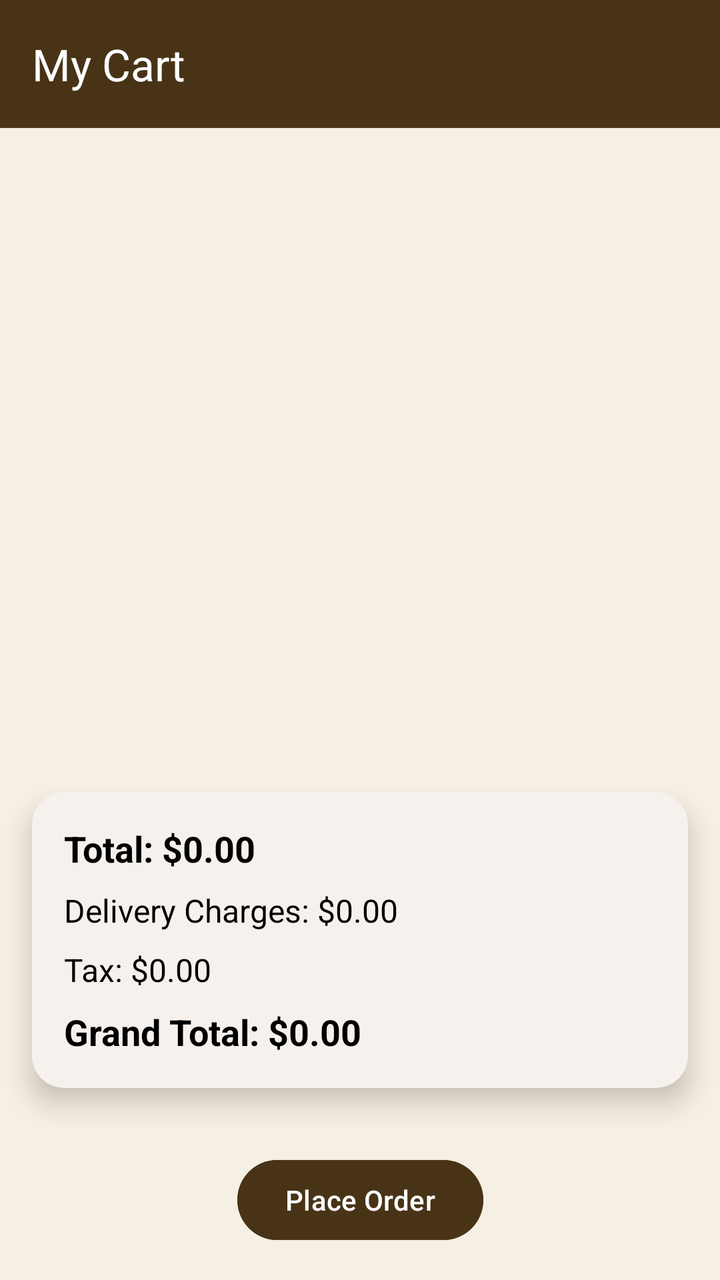
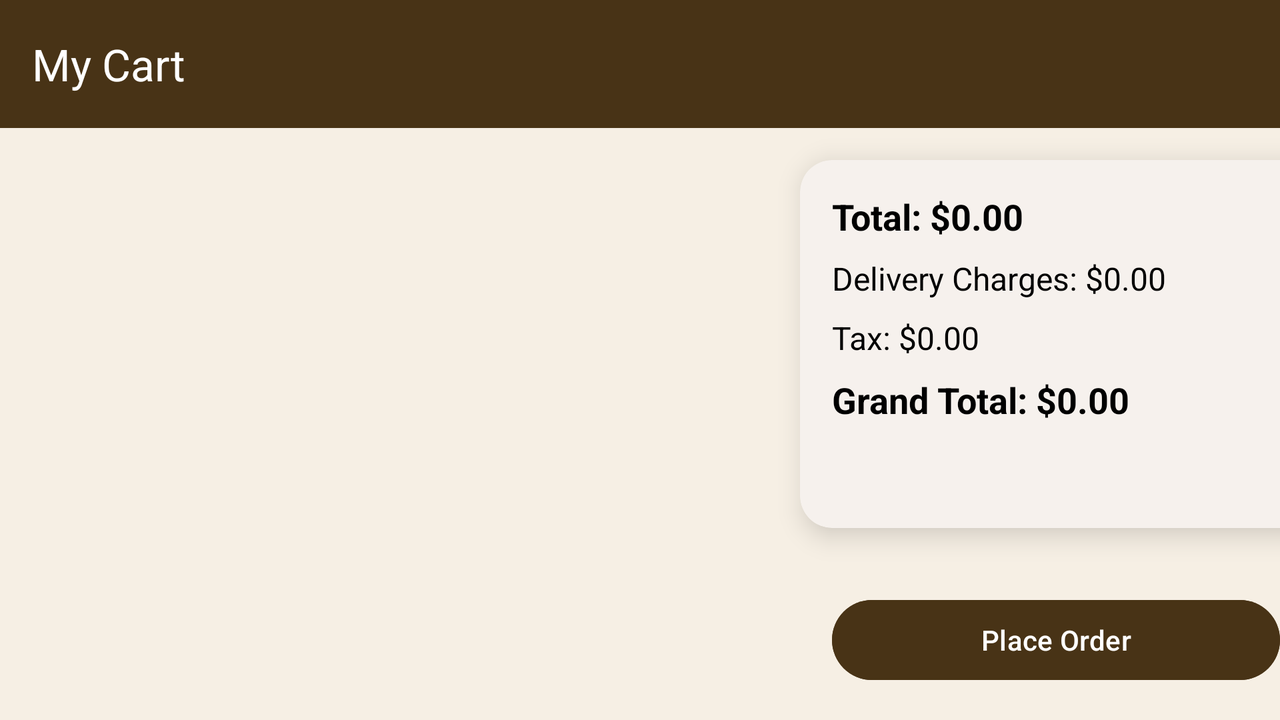

One screen, two layout resources from the same app: the default and the repository's alternative for another configuration. Each is rendered where Android would select it; the XML of both is given below.
<!-- AndroidManifest.xml: application theme Theme.SVCafe -->
<!-- res/layout/activity_cart.xml -->
<?xml version="1.0" encoding="utf-8"?>
<androidx.constraintlayout.widget.ConstraintLayout xmlns:android="http://schemas.android.com/apk/res/android"
    xmlns:app="http://schemas.android.com/apk/res-auto"
    xmlns:tools="http://schemas.android.com/tools"
    android:layout_width="match_parent"
    android:layout_height="match_parent"
    android:background="@color/Background"
    tools:context=".CartActivity">

    
    <androidx.appcompat.widget.Toolbar
        android:id="@+id/toolbar"
        android:layout_width="0dp"
        android:layout_height="wrap_content"
        android:background="@color/Brown"
        android:elevation="8dp"
        android:theme="@style/ThemeOverlay.AppCompat.Dark.ActionBar"
        app:layout_constraintTop_toTopOf="parent"
        app:layout_constraintStart_toStartOf="parent"
        app:layout_constraintEnd_toEndOf="parent"
        app:title="My Cart"
        android:textStyle="bold"
        app:titleTextColor="@android:color/white"/>

    <androidx.recyclerview.widget.RecyclerView
        android:id="@+id/recyclerViewCart"
        android:layout_width="0dp"
        android:layout_height="0dp"
        android:padding="16dp"
        app:layout_constraintTop_toBottomOf="@id/toolbar"
        app:layout_constraintBottom_toTopOf="@id/summaryCard"
        app:layout_constraintStart_toStartOf="parent"
        app:layout_constraintEnd_toEndOf="parent" />

    <androidx.cardview.widget.CardView
        android:id="@+id/summaryCard"
        android:layout_width="0dp"
        android:layout_height="wrap_content"
        android:layout_margin="16dp"
        app:cardCornerRadius="16dp"
        app:cardElevation="8dp"
        app:cardBackgroundColor="#F6F1ED"
        app:layout_constraintTop_toBottomOf="@id/recyclerViewCart"
        app:layout_constraintStart_toStartOf="parent"
        app:layout_constraintEnd_toEndOf="parent"
        app:layout_constraintBottom_toTopOf="@id/placeOrderButton">

        <LinearLayout
            android:layout_width="match_parent"
            android:layout_height="wrap_content"
            android:orientation="vertical"
            android:padding="16dp">

            <TextView
                android:id="@+id/totalTextView"
                android:layout_width="match_parent"
                android:layout_height="wrap_content"
                android:text="Total: $0.00"
                android:textSize="18sp"
                android:textStyle="bold"
                android:textColor="@color/black"
                android:layout_marginBottom="8dp" />

            <TextView
                android:id="@+id/deliveryChargesTextView"
                android:layout_width="match_parent"
                android:layout_height="wrap_content"
                android:text="Delivery Charges: $0.00"
                android:textSize="16sp"
                android:textColor="@color/black"
                android:layout_marginBottom="8dp" />

            <TextView
                android:id="@+id/taxTextView"
                android:layout_width="match_parent"
                android:layout_height="wrap_content"
                android:text="Tax: $0.00"
                android:textSize="16sp"
                android:textColor="@color/black"
                android:layout_marginBottom="8dp" />

            <TextView
                android:id="@+id/grandTotalTextView"
                android:layout_width="match_parent"
                android:layout_height="wrap_content"
                android:text="Grand Total: $0.00"
                android:textSize="18sp"
                android:textStyle="bold"
                android:textColor="@color/black" />

        </LinearLayout>
    </androidx.cardview.widget.CardView>

    <Button
        android:id="@+id/placeOrderButton"
        android:layout_width="wrap_content"
        android:layout_height="wrap_content"
        android:layout_margin="16dp"
        android:text="Place Order"
        android:backgroundTint="@color/Brown"
        android:textColor="@android:color/white"
        app:layout_constraintTop_toBottomOf="@id/summaryCard"
        app:layout_constraintBottom_toBottomOf="parent"
        app:layout_constraintStart_toStartOf="parent"
        app:layout_constraintEnd_toEndOf="parent"
        app:layout_constraintVertical_bias="0.5" />



</androidx.constraintlayout.widget.ConstraintLayout>
<!-- resources referenced by this layout -->
<resources>
  <color name="Background">#F6EFE4</color>
  <color name="Brown">#483316</color>
  <color name="black">#FF000000</color>
  <style name="Theme.SVCafe" parent="Base.Theme.SVCafe" />
  <style name="Base.Theme.SVCafe" parent="Theme.Material3.DayNight.NoActionBar">
          
          <item name="colorPrimary">@color/DarkBlue</item> --&gt;
      </style>
  <color name="DarkBlue">#012C3F</color>
</resources>
<!-- res/layout-land/activity_cart.xml (the repository's variant of the layout above) -->
<!-- drawn on the phone turned sideways -->
<?xml version="1.0" encoding="utf-8"?>
<androidx.constraintlayout.widget.ConstraintLayout xmlns:android="http://schemas.android.com/apk/res/android"
    xmlns:app="http://schemas.android.com/apk/res-auto"
    xmlns:tools="http://schemas.android.com/tools"
    android:layout_width="match_parent"
    android:layout_height="match_parent"
    android:background="@color/Background"
    tools:context=".CartActivity">

    
    <androidx.appcompat.widget.Toolbar
        android:id="@+id/toolbar"
        android:layout_width="0dp"
        android:layout_height="wrap_content"
        android:background="@color/Brown"
        android:elevation="4dp"
        android:theme="@style/ThemeOverlay.AppCompat.Dark.ActionBar"
        app:layout_constraintTop_toTopOf="parent"
        app:layout_constraintStart_toStartOf="parent"
        app:layout_constraintEnd_toEndOf="parent"
        app:title="My Cart"
        app:titleTextColor="@android:color/white"/>

    
    <androidx.recyclerview.widget.RecyclerView
        android:id="@+id/recyclerViewCart"
        android:layout_width="0dp"
        android:layout_height="0dp"
        android:padding="16dp"
        app:layout_constraintTop_toBottomOf="@id/toolbar"
        app:layout_constraintBottom_toBottomOf="parent"
        app:layout_constraintStart_toStartOf="parent"
        app:layout_constraintEnd_toStartOf="@id/summaryCard"
        app:layout_constraintWidth_percent="0.6" />

    
    <androidx.cardview.widget.CardView
        android:id="@+id/summaryCard"
        android:layout_width="0dp"
        android:layout_height="0dp"
        android:layout_margin="16dp"
        app:cardCornerRadius="16dp"
        app:cardElevation="8dp"
        app:cardBackgroundColor="#F6F1ED"
        app:layout_constraintTop_toBottomOf="@id/toolbar"
        app:layout_constraintStart_toEndOf="@id/recyclerViewCart"
        app:layout_constraintEnd_toEndOf="parent"
        app:layout_constraintBottom_toTopOf="@id/placeOrderButton"
        app:layout_constraintWidth_percent="0.4">

        <LinearLayout
            android:layout_width="match_parent"
            android:layout_height="wrap_content"
            android:orientation="vertical"
            android:padding="16dp">

            <TextView
                android:id="@+id/totalTextView"
                android:layout_width="match_parent"
                android:layout_height="wrap_content"
                android:text="Total: $0.00"
                android:textSize="18sp"
                android:textStyle="bold"
                android:textColor="@color/black"
                android:layout_marginBottom="8dp" />

            <TextView
                android:id="@+id/deliveryChargesTextView"
                android:layout_width="match_parent"
                android:layout_height="wrap_content"
                android:text="Delivery Charges: $0.00"
                android:textSize="16sp"
                android:textColor="@color/black"
                android:layout_marginBottom="8dp" />

            <TextView
                android:id="@+id/taxTextView"
                android:layout_width="match_parent"
                android:layout_height="wrap_content"
                android:text="Tax: $0.00"
                android:textSize="16sp"
                android:textColor="@color/black"
                android:layout_marginBottom="8dp" />

            <TextView
                android:id="@+id/grandTotalTextView"
                android:layout_width="match_parent"
                android:layout_height="wrap_content"
                android:text="Grand Total: $0.00"
                android:textSize="18sp"
                android:textStyle="bold"
                android:textColor="@color/black" />

        </LinearLayout>
    </androidx.cardview.widget.CardView>

    
    <Button
        android:id="@+id/placeOrderButton"
        android:layout_width="0dp"
        android:layout_height="wrap_content"
        android:layout_margin="16dp"
        android:text="Place Order"
        android:backgroundTint="@color/Brown"
        android:textColor="@android:color/white"
        app:layout_constraintTop_toBottomOf="@id/summaryCard"
        app:layout_constraintBottom_toBottomOf="parent"
        app:layout_constraintStart_toStartOf="@id/summaryCard"
        app:layout_constraintEnd_toEndOf="@id/summaryCard" />

</androidx.constraintlayout.widget.ConstraintLayout>
